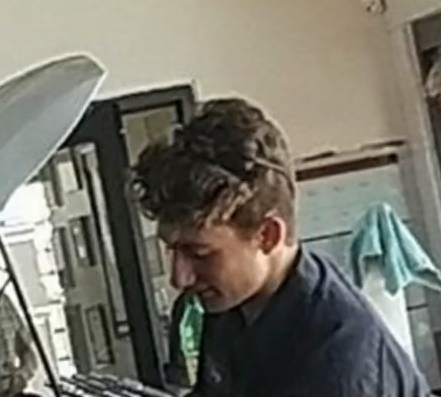
#> input picture DevOpenCV/img/look-alike/1.png, 441 x 397 px, given in place of 18.PNG, which was not available
$ python image-gen.py   (older library calls are emulated)
#> lines starting #> are read from the running program, lines starting #| are printed output that depends on the picture; pictures that were not available may be replaced by others from this repository, and a replacement may not be noted
# image-gen - generate a png containing the final result that comes from _______

import os
from PIL import Image, ImageDraw,ImageFont
from pathlib import Path

# Path walk
BASE_DIR = os.path.dirname(os.path.abspath(__file__))
path = Path(BASE_DIR)
print(path.parent)
image_dir = os.path.join(path.parent, "img\\look-alike")
print(image_dir)

#Determining Image sizing based on number of pictures
path, dirs, files = next(os.walk(image_dir))
file_len = len(files)
print(file_len)


# Tier Information
num_tiers = 7;
tier_cat = ['S', 'A', 'B', 'C', 'D', 'E', 'F']
gray = (26,26,26)
tier_colors=[(255,127,127), (255,191,127), (255,255,127), (127,255,127),(127,191,255),(127,127,255), (255,127,255) ]


# Initial Image distance information
image_height, image_width = (1080, 1920)
v_padding = 10
h_padding = 10
ending_y_size = 152
fontsize = 30
box_size = ending_y_size - h_padding

font = ImageFont.truetype("./font/Arial.ttf", fontsize)

# Dictionary of user ratings on tier lists
danny_rate = {
	'S': [18, 27],
	'A': [3, 8, 10, 23, 25, 26, 29],
	'B': [5, 9, 17, 20, 31, 32],
	'C': [1, 2, 6, 14, 21, 22, 28, 30],
	'D': [7, 12, 15, 19, 24],
	'E': [4,13, 16],
	'F': [11]
}

longest_tier = len(danny_rate[max(danny_rate, key=lambda x:len(danny_rate[x]))])
print(longest_tier);

estimated_width = (h_padding + ending_y_size) * longest_tier + h_padding;

if  estimated_width > image_width :
	image_width = estimated_width

tier_list = Image.new('RGBA', (image_width, image_height), 'black')
idraw = ImageDraw.Draw(tier_list)

# Draw the base list
for x in range(num_tiers):
	idraw.rectangle((h_padding, v_padding + ending_y_size*(x)  , ending_y_size, ending_y_size*(x+1)), fill=tier_colors[x])
	idraw.rectangle((h_padding + ending_y_size, v_padding +ending_y_size*(x), image_width, ending_y_size*(x+1)), fill=gray)
	w, h = idraw.textsize(tier_cat[x])
	idraw.text(((ending_y_size - w)/2 ,ending_y_size*(x) + (ending_y_size - h)/2), tier_cat[x], font=font, fill='black')
#> this loop made 7 passes
#> w on passes 1 to 7: 6, 7, 6, 7, 7, 6, 6

# Add in images based on dictionary WIP
thumb_size = box_size, box_size
tier_height = 0
for tier in danny_rate:
	total_width_used = ending_y_size;
	images = danny_rate[tier]
	for image in images:
		im_name = str(image) + ".PNG"
		print(im_name)
		new_path = os.path.join(image_dir, im_name)
		im = Image.open(new_path)
#> im is the input picture: PIL image 441x397 RGB; mean R, G, B 117.5, 115.7, 105.2
		im.thumbnail(thumb_size, Image.ANTIALIAS)
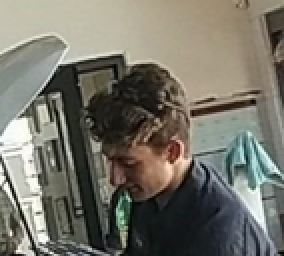
#> im: PIL image 142x128 RGB (shown 2 times larger); mean R, G, B 117.5, 115.6, 105.2
		t_w, t_h = im.size
#> t_w = 142; t_h = 128
		total_width_used += h_padding;
		tier_list.paste(im, (total_width_used, tier_height + v_padding , total_width_used + t_w, tier_height + t_h + v_padding))
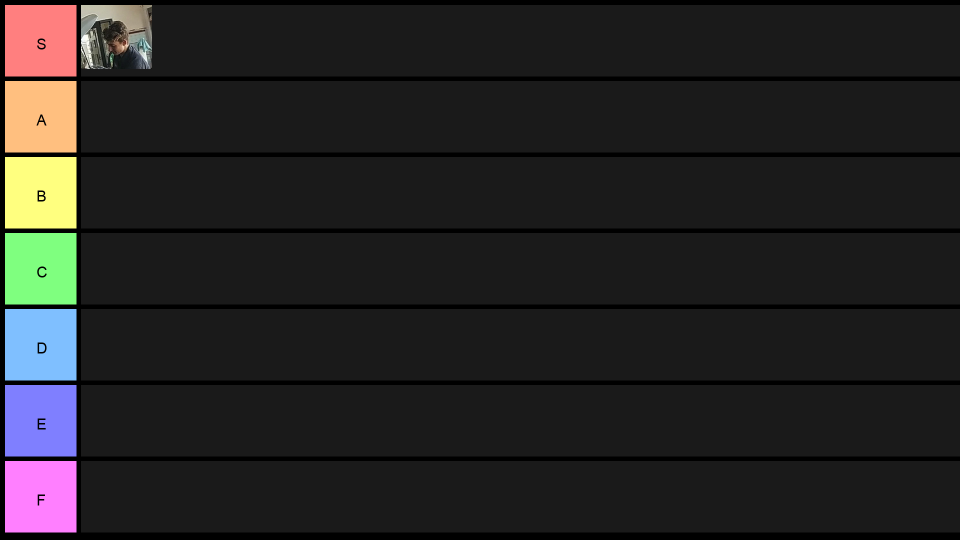
#> tier_list: PIL image 1920x1080 RGBA (shown at 1/2 size); mean R, G, B, A 36.6, 35.3, 35.2, 255

		#idraw.rectangle((total_width_used, tier_height + v_padding , total_width_used + t_w, tier_height + t_h + v_padding), fill="blue")
		total_width_used += t_w
#> total_width_used = 304
	tier_height += ending_y_size;
#> tier_height = 152
#> pass 2 of the loop `for tier in danny_rate:`:
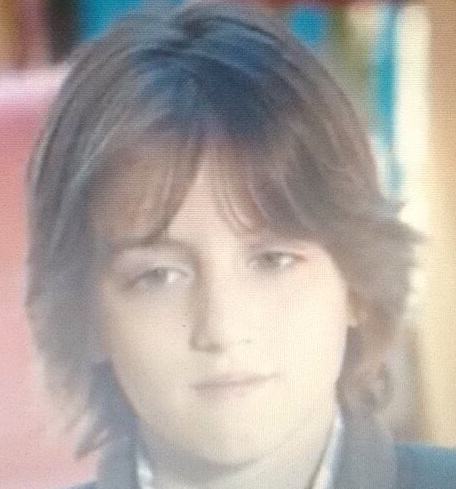
#> input picture DevOpenCV/img/look-alike/10.png, 456 x 489 px, given in place of 3.PNG, which was not available
#> im is the input picture: PIL image 456x489 RGBA; mean R, G, B, A 174, 164.9, 159.7, 255
#> im: PIL image 132x142 RGBA
#> `tier_list.paste(im, (total_width_used, tier_height + v_padding , total..`:
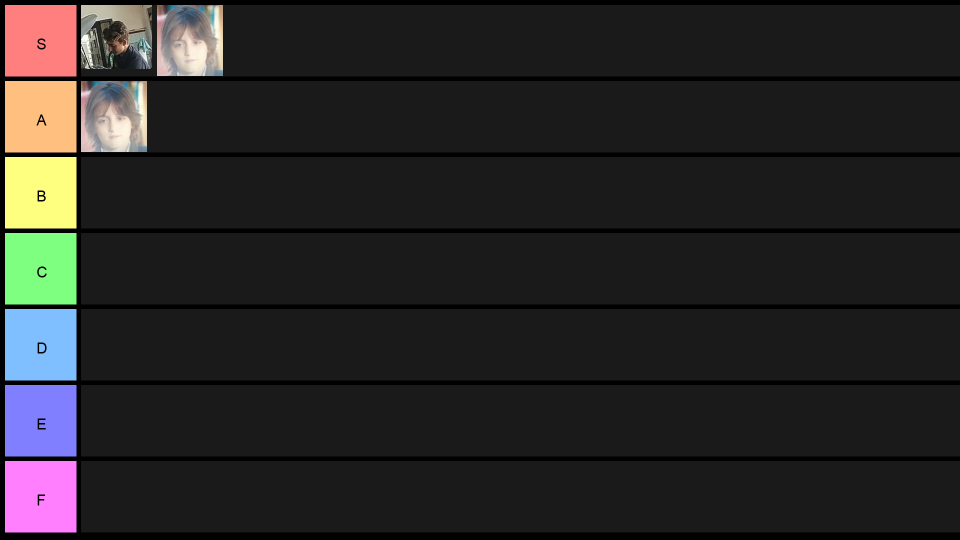
#> tier_list: PIL image 1920x1080 RGBA (shown at 1/2 size); mean R, G, B, A 39.2, 37.8, 37.6, 255
#> (the run stopped early here; a loop or call above may not have finished)
